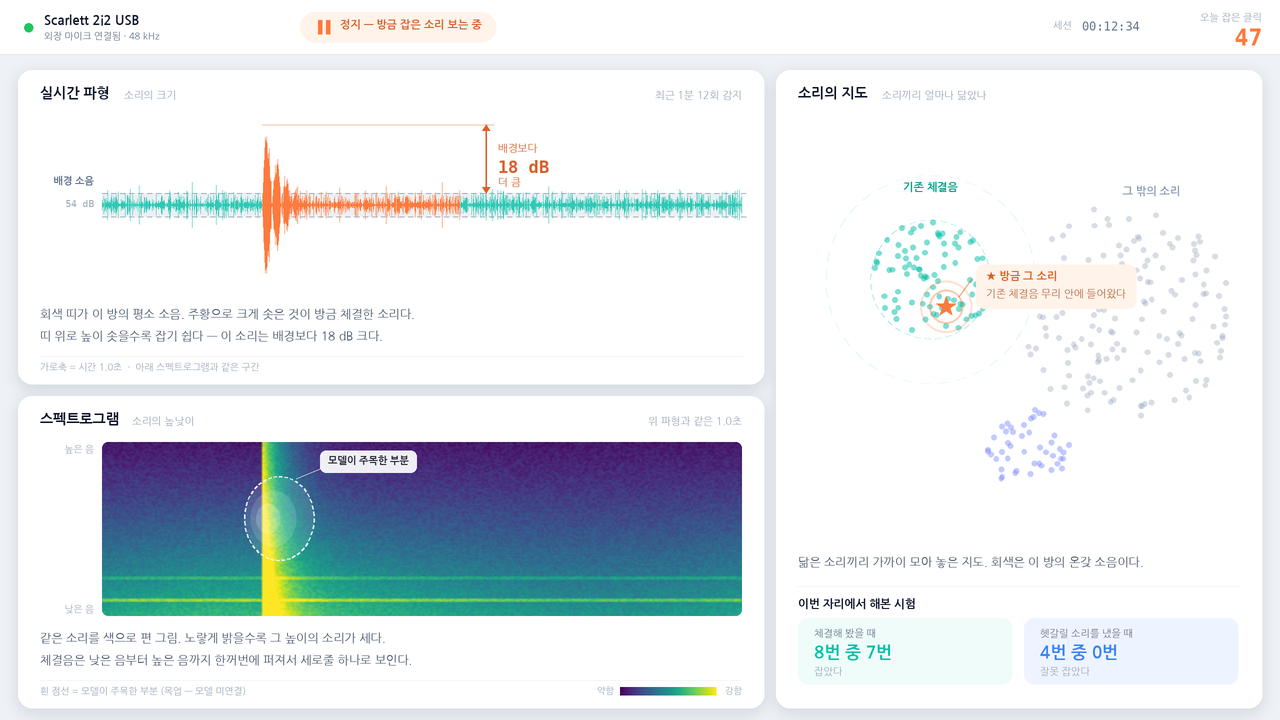

Recreate this plot in Python.
"""Render a static mockup PNG of the 1-Day Demo screen (no browser needed).

v02: three panels only. Waveform + spectrogram (shared time window) on the left,
sound map on the right. Every number that used to live in a side card is folded
into one of the three views, so the page still reads if the extras are removed.

버저닝: 아래 VERSION/SLUG/NOTE 세 줄만 바꾸고 실행하면
mockups/ 에 PNG + 그 버전을 만든 스크립트 사본 + INDEX.md 한 줄이 함께 남는다.
같은 VERSION 으로 다시 실행하면 그 버전을 덮어쓴다.
"""
import math
import shutil
from pathlib import Path

import matplotlib
import numpy as np
from PIL import Image, ImageDraw, ImageFont, ImageFilter

CMAP = matplotlib.colormaps["viridis"]     # 스펙트로그램 컬러맵 (matplotlib 기본)

# ── 이 버전의 정체 ──────────────────────────────────────────────
VERSION = "v03"
SLUG = "three-panel-viridis"
NOTE = ("v02 와 같은 3패널 구성인데 스펙트로그램을 matplotlib viridis 로 교체 — "
        "밝을수록 강함. 흰 점선 attribution + viridis 미니 컬러바 추가")

BASE = Path(__file__).resolve().parent
VDIR = BASE / "mockups"
VDIR.mkdir(exist_ok=True)
OUT = VDIR / f"{VERSION}_{SLUG}.png"

S = 2
W, H = 1280 * S, 720 * S

KR = "/home/myeonghoon/.local/share/fonts/NanumGothic-Regular.ttf"
KRB = "/home/myeonghoon/.local/share/fonts/NanumGothic-Bold.ttf"
MN = "/usr/share/fonts/truetype/dejavu/DejaVuSansMono.ttf"
MNB = "/usr/share/fonts/truetype/dejavu/DejaVuSansMono-Bold.ttf"
f = lambda p, s: ImageFont.truetype(p, int(s * S))

BG, CARD, LINE = "#eef2f7", "#ffffff", "#e3e9f0"
TX, TX2, TX3 = "#0f172a", "#64748b", "#9aa8bb"
ACC, HOT, OK = "#00bfa6", "#ff7a3d", "#22c55e"

ONSET, ANLZ = 0.25, 0.56

img = Image.new("RGB", (W, H), BG)
rng = np.random.default_rng(20260817)

px = lambda *a: [int(v * S) for v in a]


def txt(dr, x, y, s, font, fill=TX, anchor="la"):
    dr.text((int(x * S), int(y * S)), s, font=font, fill=fill, anchor=anchor)


def tw(dr, s, font):
    return dr.textlength(s, font=font) / S


# 좌우 두 컬럼을 위·아래가 공유 (세로 정렬)
CARDS = {
    "wave": (18, 70, 764, 384),
    "spec": (18, 396, 764, 708),
    "map":  (776, 70, 1262, 708),
}
sh = Image.new("RGBA", (W, H), (0, 0, 0, 0))
shd = ImageDraw.Draw(sh)
for x0, y0, x1, y1 in CARDS.values():
    shd.rounded_rectangle(px(x0, y0 + 3, x1, y1 + 5), radius=int(14 * S), fill=(30, 55, 95, 34))
img = Image.alpha_composite(img.convert("RGBA"), sh.filter(ImageFilter.GaussianBlur(7 * S))).convert("RGB")
d = ImageDraw.Draw(img, "RGBA")
for x0, y0, x1, y1 in CARDS.values():
    d.rounded_rectangle(px(x0, y0, x1, y1), radius=int(14 * S), fill=CARD)


def caption(x, y, s):
    """처음 보는 사람용 한 줄 설명 — 작고 회색이 아니라 읽히는 크기로."""
    txt(d, x, y, s, f(KR, 12), "#47566b")


# ═══ 헤더 (얇게) ════════════════════════════════════════════════
d.rectangle(px(0, 0, 1280, 54), fill=CARD)
d.line(px(0, 54, 1280, 54), fill=LINE, width=S)
d.ellipse(px(24, 23, 33, 32), fill=OK)
txt(d, 44, 14, "Scarlett 2i2 USB", f(KRB, 13), TX)
txt(d, 44, 31, "외장 마이크 연결됨 · 48 kHz", f(KR, 9.5), TX2)

d.rounded_rectangle(px(300, 12, 496, 42), radius=int(15 * S), fill="#fff3ea")
d.rectangle(px(318, 20, 322, 34), fill=HOT)
d.rectangle(px(326, 20, 330, 34), fill=HOT)
txt(d, 340, 19, "정지 — 방금 잡은 소리 보는 중", f(KRB, 11), "#d9612a")

txt(d, 1262, 12, "오늘 잡은 클릭", f(KR, 10), TX3, anchor="ra")
txt(d, 1262, 24, "47", f(MNB, 23), HOT, anchor="ra")
txt(d, 1053, 20, "세션", f(KR, 10), TX3)
txt(d, 1140, 19, "00:12:34", f(MN, 12), TX2, anchor="ra")


# ═══ 1. 실시간 파형 — SNR·배경·밀도를 이 안에 흡수 ══════════════
x0, y0, x1, y1 = CARDS["wave"]
txt(d, x0 + 22, y0 + 16, "실시간 파형", f(KRB, 14), TX)
txt(d, x0 + 22 + 84, y0 + 20, "소리의 크기", f(KR, 10.5), TX3)
txt(d, x1 - 22, y0 + 20, "최근 1분 12회 감지", f(KR, 10.5), TX3, anchor="ra")

wx0, wx1 = x0 + 84, x1 - 22
wcy = y0 + 48 + (y1 - 92 - y0 - 48) / 2
wamp = (y1 - 92 - y0 - 48) / 2
n = int((wx1 - wx0) * S)

env = .050 + rng.random(n) * .040
sig = rng.normal(0, 1, n) * env
c = int(ONSET * n)
L = int(n * .30)
k = np.arange(L)
sig[c:c + L] += np.exp(-k / (L * .10)) * np.sin(k * .16) * .92
sig = np.clip(sig, -1, 1)

# 배경 소음 띠 = 눈으로 보는 SNR 기준선
bh = .135 * wamp
d.rectangle(px(wx0, wcy - bh, wx1, wcy + bh), fill=(148, 163, 184, 42))
for yy in (wcy - bh, wcy + bh):
    for xx in range(int(wx0), int(wx1), 9):
        d.line(px(xx, yy, xx + 5, yy), fill=(100, 116, 139, 130), width=S)
txt(d, x0 + 76, wcy - bh - 7, "배경 소음", f(KRB, 10), "#64748b", anchor="rd")
txt(d, x0 + 76, wcy - bh + 5, "54 dB", f(MN, 9.5), TX3, anchor="ra")

ax = wx0 + (wx1 - wx0) * ONSET
bx = wx0 + (wx1 - wx0) * ANLZ
for i in range(n):
    v = abs(sig[i]) * wamp
    xx = wx0 * S + i
    d.line([xx, wcy * S - v * S, xx, wcy * S + v * S],
           fill=HOT if ax * S <= xx <= bx * S else "#2fc9b6", width=1)

# "배경보다 이만큼 크다" = SNR 을 숫자 대신 높이로
arx = bx + 26
pk = wcy - .92 * wamp
d.line(px(arx, pk, arx, wcy - bh), fill="#d9612a", width=int(1.6 * S))
for yy, dy in ((pk, 6), (wcy - bh, -6)):
    d.polygon([px(arx - 4, yy + dy), px(arx + 4, yy + dy), px(arx, yy)], fill="#d9612a")
d.line(px(ax, pk, arx + 8, pk), fill=(217, 97, 42, 90), width=S)
txt(d, arx + 12, (pk + wcy - bh) / 2 - 16, "배경보다", f(KR, 10.5), "#d9612a")
txt(d, arx + 12, (pk + wcy - bh) / 2 - 2, "18 dB", f(MNB, 17), "#d9612a")
txt(d, arx + 12, (pk + wcy - bh) / 2 + 18, "더 큼", f(KR, 10.5), "#d9612a")

caption(x0 + 22, y1 - 76,
        "회색 띠가 이 방의 평소 소음. 주황으로 크게 솟은 것이 방금 체결한 소리다.")
caption(x0 + 22, y1 - 54,
        "띠 위로 높이 솟을수록 잡기 쉽다 — 이 소리는 배경보다 18 dB 크다.")
d.line(px(x0 + 22, y1 - 28, x1 - 22, y1 - 28), fill="#f1f5f9", width=S)
txt(d, x0 + 22, y1 - 22, "가로축 = 시간 1.0초  ·  아래 스펙트로그램과 같은 구간",
    f(KR, 9.5), TX3)


# ═══ 2. 스펙트로그램 — 같은 구간, 모델이 본 곳 ══════════════════
x0, y0, x1, y1 = CARDS["spec"]
txt(d, x0 + 22, y0 + 16, "스펙트로그램", f(KRB, 14), TX)
txt(d, x0 + 22 + 92, y0 + 20, "소리의 높낮이", f(KR, 10.5), TX3)
txt(d, x1 - 22, y0 + 20, "위 파형과 같은 1.0초", f(KR, 10.5), TX3, anchor="ra")

sx0, sy0 = x0 + 84, y0 + 46
sx1, sy1 = x1 - 22, y1 - 92
gw, gh = int((sx1 - sx0) * S), int((sy1 - sy0) * S)

nb, nt = 110, 300
prof = np.linspace(.06, .70, nb)[:, None] ** 1.35
base = prof * (.88 + .12 * np.sin(np.linspace(0, 6, nt)))[None, :] + rng.random((nb, nt)) * .10
for row, amp in [(int(nb * .90), .26), (int(nb * .78), .16)]:
    base[row:row + 2] += amp
cc = int(ONSET * nt)
for j in range(int(nt * .32)):
    if cc + j < nt:
        base[:, cc + j] = np.clip(base[:, cc + j] + .85 * math.exp(-j / (nt * .035)), 0, 1)
base = np.clip(base, 0, 1)
lut = (CMAP(base)[..., :3] * 255).astype(np.uint8)
spec = Image.fromarray(lut).resize((gw, gh), Image.BILINEAR)
mask = Image.new("L", (gw, gh), 0)
ImageDraw.Draw(mask).rounded_rectangle([0, 0, gw - 1, gh - 1], radius=int(6 * S), fill=255)
img.paste(spec, (int(sx0 * S), int(sy0 * S)), mask)
d = ImageDraw.Draw(img, "RGBA")

txt(d, x0 + 76, sy0 + 2, "높은 음", f(KR, 9.5), TX3, anchor="ra")
txt(d, x0 + 76, sy1 - 12, "낮은 음", f(KR, 9.5), TX3, anchor="ra")

ax2 = sx0 + (sx1 - sx0) * ONSET
ay2 = sy0 + (sy1 - sy0) * .44
# viridis 위에서는 주황이 죽는다 — attribution 은 흰 점선으로
for rw, rh, al in ((58, 84, 26), (38, 56, 34), (20, 30, 44)):
    d.ellipse(px(ax2 - rw * .3, ay2 - rh / 2, ax2 + rw * .9, ay2 + rh / 2), fill=(255, 255, 255, al))
ecx, ecy = ax2 + 58 * .3, ay2
erx, ery = 58 * .6, 42
for a in range(0, 360, 9):
    a0, a1 = math.radians(a), math.radians(a + 5)
    d.line(px(ecx + math.cos(a0) * erx, ecy + math.sin(a0) * ery,
              ecx + math.cos(a1) * erx, ecy + math.sin(a1) * ery),
           fill=(255, 255, 255, 225), width=int(1.6 * S))
lb = "모델이 주목한 부분"
lw = tw(d, lb, f(KRB, 10)) + 16
d.rounded_rectangle(px(ax2 + 58, ay2 - 68, ax2 + 58 + lw, ay2 - 46), radius=int(6 * S),
                    fill=(255, 255, 255, 235))
txt(d, ax2 + 66, ay2 - 63, lb, f(KRB, 10), "#1f2937")
d.line(px(ax2 + 34, ay2 - 40, ax2 + 58, ay2 - 50), fill=(255, 255, 255, 200), width=int(1.4 * S))

caption(x0 + 22, y1 - 76,
        "같은 소리를 색으로 편 그림. 노랗게 밝을수록 그 높이의 소리가 세다.")
caption(x0 + 22, y1 - 54,
        "체결음은 낮은 음부터 높은 음까지 한꺼번에 퍼져서 세로줄 하나로 보인다.")
d.line(px(x0 + 22, y1 - 28, x1 - 22, y1 - 28), fill="#f1f5f9", width=S)
txt(d, x0 + 22, y1 - 22, "흰 점선 = 모델이 주목한 부분 (목업 — 모델 미연결)", f(KR, 9.5), TX3)

# viridis 미니 컬러바 — 색이 무슨 뜻인지 처음 보는 사람도 알게
cb1, cbw = x1 - 22, 96
txt(d, cb1, y1 - 22, "강함", f(KR, 9), TX3, anchor="ra")
cb0 = cb1 - 26 - cbw
for i2 in range(int(cbw * S)):
    r2, g2, b2 = [int(v * 255) for v in CMAP(i2 / (cbw * S))[:3]]
    d.rectangle([int(cb0 * S) + i2, int((y1 - 21) * S), int(cb0 * S) + i2 + 1, int((y1 - 13) * S)],
                fill=(r2, g2, b2))
txt(d, cb0 - 6, y1 - 22, "약함", f(KR, 9), TX3, anchor="ra")


# ═══ 3. 소리의 지도 — 판정과 성적표를 이 안에 흡수 ══════════════
x0, y0, x1, y1 = CARDS["map"]
txt(d, x0 + 22, y0 + 16, "소리의 지도", f(KRB, 14), TX)
txt(d, x0 + 22 + 84, y0 + 20, "소리끼리 얼마나 닮았나", f(KR, 10.5), TX3)

gx0, gy0 = x0 + 22, y0 + 50
gx1, gy1 = x1 - 22, y1 - 168
gw2, gh2 = gx1 - gx0, gy1 - gy0
AR = gw2 / gh2
mp = lambda u, v: ((gx0 + u * gw2) * S, (gy0 + v * gh2) * S)

CL = [(.30, .38, .135, (0, 191, 166, 130), 85, True),
      (.52, .78, .095, (124, 140, 255, 118), 45, False),
      (.74, .46, .245, (150, 165, 185, 95), 165, False)]
for cu, cv, r, col, cnt, near in CL:
    if near:
        cx, cy = mp(cu, cv)
        for m, al in ((1.0, 80), (1.75, 32)):
            rad = r * gw2 * m * S
            for a in range(0, 360, 10):
                a0, a1 = math.radians(a), math.radians(a + 5.5)
                d.line([cx + math.cos(a0) * rad, cy + math.sin(a0) * rad,
                        cx + math.cos(a1) * rad, cy + math.sin(a1) * rad],
                       fill=(0, 191, 166, al), width=int(1.3 * S))
    for _ in range(cnt):
        a, dd = rng.uniform(0, 6.28), math.sqrt(rng.random()) * r
        cx, cy = mp(cu + math.cos(a) * dd, cv + math.sin(a) * dd * AR)
        d.ellipse([cx - 2.7 * S, cy - 2.7 * S, cx + 2.7 * S, cy + 2.7 * S], fill=col)

txt(d, *[v / S for v in mp(.30, .16)], "기존 체결음", f(KRB, 11), "#079e8b", anchor="mm")
txt(d, *[v / S for v in mp(.80, .17)], "그 밖의 소리", f(KRB, 11), "#8fa0b8", anchor="mm")

sx, sy = mp(.335, .445)
for rr, al in ((26, 60), (17, 105)):
    d.ellipse([sx - rr * S, sy - rr * S, sx + rr * S, sy + rr * S],
              outline=(255, 122, 61, al), width=int(2 * S))
star = []
for i in range(10):
    a = -math.pi / 2 + i * math.pi / 5
    rr = (4.2 if i % 2 else 10.5) * S
    star.append((sx + math.cos(a) * rr, sy + math.sin(a) * rr))
d.polygon(star, fill=HOT)

cxx, cyy = sx / S + 30, sy / S - 42
d.line(px(sx / S + 13, sy / S - 10, cxx - 4, cyy + 14), fill=(217, 97, 42, 150), width=int(1.4 * S))
l1, l2 = "★ 방금 그 소리", "기존 체결음 무리 안에 들어왔다"
bw2 = max(tw(d, l1, f(KRB, 11)), tw(d, l2, f(KR, 10.5))) + 20
d.rounded_rectangle(px(cxx, cyy, cxx + bw2, cyy + 44), radius=int(8 * S), fill="#fff3ea")
txt(d, cxx + 10, cyy + 6, l1, f(KRB, 11), "#d9612a")
txt(d, cxx + 10, cyy + 24, l2, f(KR, 10.5), "#b8663f")

caption(x0 + 22, y1 - 152,
        "닮은 소리끼리 가까이 모아 놓은 지도. 회색은 이 방의 온갖 소음이다.")

# 성적표 — 별도 박스 대신 지도 아래 스트립
d.line(px(x0 + 22, y1 - 122, x1 - 22, y1 - 122), fill="#f1f5f9", width=S)
txt(d, x0 + 22, y1 - 110, "이번 자리에서 해본 시험", f(KRB, 11.5), TX)
for i, (t1, big, t2, col, bgc) in enumerate([
        ("체결해 봤을 때", "8번 중 7번", "잡았다", ACC, "#effcf9"),
        ("헷갈릴 소리를 냈을 때", "4번 중 0번", "잘못 잡았다", "#3b82f6", "#eef4ff")]):
    bxx = x0 + 22 + i * 226
    d.rounded_rectangle(px(bxx, y1 - 90, bxx + 214, y1 - 24), radius=int(10 * S), fill=bgc)
    txt(d, bxx + 16, y1 - 80, t1, f(KR, 10), TX2)
    txt(d, bxx + 16, y1 - 64, big, f(KRB, 17), col)
    txt(d, bxx + 16, y1 - 42, t2, f(KR, 10), TX3)

img.resize((W // S, H // S), Image.LANCZOS).save(OUT)
shutil.copy(OUT, BASE / "mockup.png")
shutil.copy(__file__, VDIR / f"{VERSION}_{SLUG}.py")

idx = VDIR / "INDEX.md"
head = ["# 1-Day Demo 목업 버전 기록", "",
        "각 버전은 PNG + 그 PNG 를 만든 스크립트가 짝으로 남아 있다.", ""]
old = idx.read_text(encoding="utf-8").splitlines() if idx.exists() else head
rows = [l for l in old if l.startswith("- **") and not l.startswith(f"- **{VERSION}**")]
rows.append(f"- **{VERSION}** [`{VERSION}_{SLUG}.png`]({VERSION}_{SLUG}.png) — {NOTE}")
idx.write_text("\n".join(head + sorted(rows)) + "\n", encoding="utf-8")

print(f"saved : {OUT}  ({W // S}x{H // S})")
print(f"script: {VDIR / f'{VERSION}_{SLUG}.py'}")
print(f"index : {idx}")
